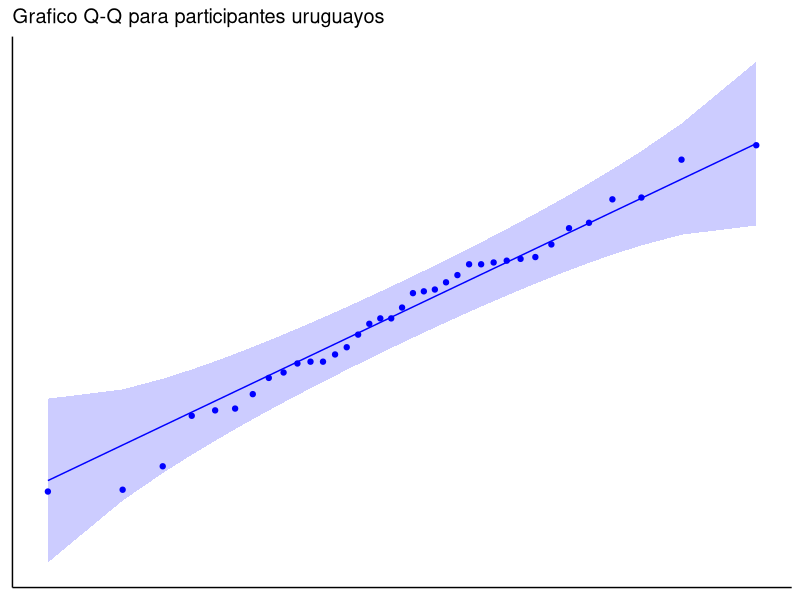
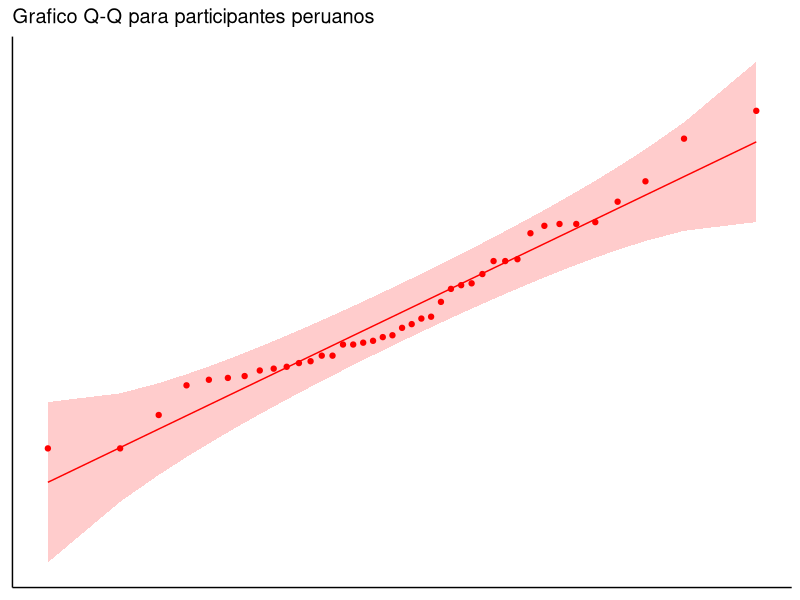
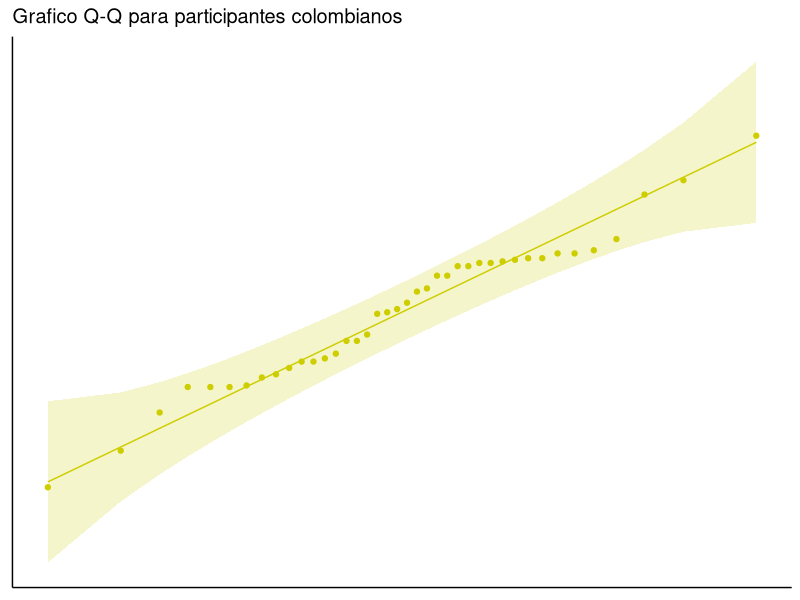

Reproduce these figures in R, in order.
## ---- chunk 1
#Se importa la libreria para hacer la tabla
library(knitr)
library(kableExtra)
#Se crea una tabla para mostrar las variables y su descripción
tabla_variables <- data.frame(Variable = c("id", "pais", "tipo", "tiempo"),
                              Descripcion = c("Identificador único de cada participante", "País que representa cada participante (Argentina, Chile, Colombia, Ecuador, Perú, Uruguay)", "Tipo de cubo usado en la prueba (2x2x2, 3x3x3, Megaminx)", "Tiempo, en segundos, que toma al participante en resolver el cubo de la prueba"))

#Se muestra la tabla
kable(tabla_variables, align = c("c", "l")) %>%
  kable_styling(bootstrap_options = c("striped", "hover", "condensed", "responsive"),
                full_width = FALSE,
                position = "center") %>%
  row_spec(0, bold = TRUE, color = "white", background = "black") %>%
  column_spec(1, bold = TRUE, color = "blue")
## ---- chunk 2
#Se importa la libreria necesaria para filtrar por país
library(dplyr)

#Se importan las muestras
datos <- read.csv2("EP05 Datos.csv")

#Se filtran las muestras por nacionalidad uruguaya, peruana y colombiana y por el tipo de cubo Megaminx
datos_filtrados <- datos %>%
  filter(pais %in% c("Uruguay", "Perú", "Colombia") & tipo == "Megaminx")

#Se muestran unos pocos datos
head(datos_filtrados)

## ---- chunk 3
#Se verifican las muestras
glimpse(datos_filtrados)
## ---- chunk 4
#Se modifica el tipo de dato de pais y tipo
datos_filtrados[["pais"]] <- factor(datos_filtrados[["pais"]])
datos_filtrados[["tipo"]] <- factor(datos_filtrados[["tipo"]])

glimpse(datos_filtrados)
## ---- chunk 5
#Se separan las nacionalidades 
uruguayos <- datos_filtrados %>%
  filter(pais == "Uruguay")

peruanos <- datos_filtrados %>%
  filter(pais == "Perú")

colombianos <- datos_filtrados %>%
  filter(pais == "Colombia")

#Se calcula el tamaño de cada muestra
largo_uru <- nrow(uruguayos)
largo_peru <- nrow(peruanos)
largo_col <- nrow(colombianos)

#Se muestran los largos
salidas <- c()
salidas <- c(salidas, paste("Cantidad uruguayos = ", largo_uru))
salidas <- c(salidas, paste("Cantidad peruanos = ", largo_peru))
salidas <- c(salidas, paste("Cantidad colombianos = ", largo_col))
cat(salidas, sep = "\n")
## ---- chunk 6
#Se importan las librerias necesarias para realizar el gráfico
library(ggpubr)

#Se crean los gráficos Q-Q por separado ya que tienen las muestras son de distinto largo
#Gráfico participantes uruguayos
gU <- ggqqplot(uruguayos, x = "tiempo", title = "Grafico Q-Q para participantes uruguayos", color = "blue")
gU <- gU + rremove("x.ticks") + rremove("x.text")
gU <- gU + rremove("y.ticks") + rremove("y.text")
gU <- gU + rremove("axis.title")
plot(gU)

#Gráfico participantes peruanos
gP <- ggqqplot(peruanos, x = "tiempo", title = "Grafico Q-Q para participantes peruanos", color = "red")
gP <- gP + rremove("x.ticks") + rremove("x.text")
gP <- gP + rremove("y.ticks") + rremove("y.text")
gP <- gP + rremove("axis.title")
plot(gP)

#Gráfico participantes colombianos
gCo <- ggqqplot(colombianos, x = "tiempo", title = "Grafico Q-Q para participantes colombianos", color = "yellow3")
gCo <- gCo + rremove("x.ticks") + rremove("x.text")
gCo <- gCo + rremove("y.ticks") + rremove("y.text")
gCo <- gCo + rremove("axis.title")
plot(gCo)

## ---- chunk 7
#Se obtienen las varianzas
var_uru = var(uruguayos$tiempo)
var_peru = var(peruanos$tiempo)
var_col = var(colombianos$tiempo)

#Se imprimen las varianzas para ver cual es la máxima y cual es la mínima
salidas <- c()
salidas <- c(salidas, paste("Varianza uruguayos = ", var_uru))
salidas <- c(salidas, paste("Varianza peruanos = ", var_peru))
salidas <- c(salidas, paste("Varianza colombianos = ", var_col))
cat(salidas, sep = "\n")
## ---- chunk 8
razon_uru_peru <- var_uru / var_peru
cat(paste("Razón = ", razon_uru_peru))
## ---- chunk 9
#Se realiza y se muestra el procedimiento ANOVA
prueba_aov <- aov(tiempo ~ pais, data = datos_filtrados)

cat("Procedimiento ANOVA usando aov")
print(summary(prueba_aov))
## ---- chunk 10
#Se define el nivel de confianza, se usa el mismo alfa utilizado en la prueba ANOVA
conf_lvl <- 1 - 0.025

#Se realiza y se muestra la prueba HSD de Tukey
hsd <- TukeyHSD(prueba_aov, "pais", ordered = TRUE, conf.level = conf_lvl)
cat("Procedimiento ANOVA usando aov")
print(hsd)
